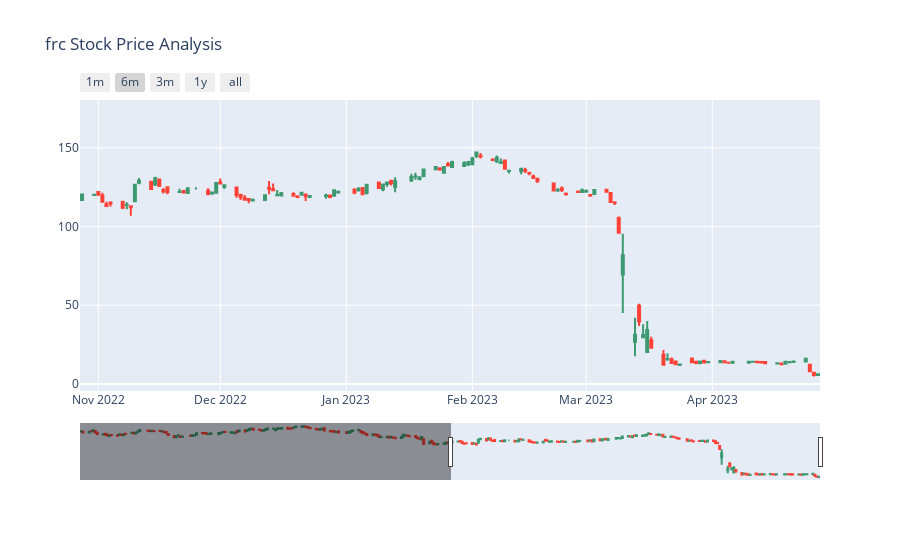

Notebook cell for this chart:
### Code cell
figure = go.Figure(data=[go.Candlestick(x=data["Date"],
                                        open=data["Open"], high=data["High"],
                                        low=data["Low"], close=data["Close"])])
figure.update_layout(title = f'{stock} Stock Price Analysis', xaxis_rangeslider_visible=True)
figure.update_xaxes(
    rangeselector=dict(
        buttons=list([
            dict(count=1, label="1m", step="month", stepmode="backward"),
            dict(count=6, label="6m", step="month", stepmode="backward"),
            dict(count=3, label="3m", step="month", stepmode="backward"),
            dict(count=1, label="1y", step="year", stepmode="backward"),
            dict(step="all")
        ])
    )
)
figure.show()

### Figure 1 — Plotly figure (JSON) as saved in the notebook; plotly's stock layout.template omitted (floating-point values rounded to 4 significant figures; data arrays with more than 128 entries replaced by an {"elided": "..."} marker saying what was removed)
{"data": [{"close": {"elided": "251 float values"}, "high": {"elided": "251 float values"}, "low": {"elided": "251 float values"}, "open": {"elided": "251 float values"}, "type": "candlestick", "x": {"elided": "251 str values"}}], "layout": {"autosize": true, "title": {"text": "frc Stock Price Analysis"}, "xaxis": {"autorange": false, "range": ["2022-10-27 12:00", "2023-04-27 12:00"], "rangeselector": {"buttons": [{"count": 1, "label": "1m", "step": "month", "stepmode": "backward"}, {"count": 6, "label": "6m", "step": "month", "stepmode": "backward"}, {"count": 3, "label": "3m", "step": "month", "stepmode": "backward"}, {"count": 1, "label": "1y", "step": "year", "stepmode": "backward"}, {"step": "all"}]}, "rangeslider": {"autorange": true, "range": ["2022-04-27 12:00", "2023-04-27 12:00"], "visible": true, "yaxis": {"_template": null, "rangemode": "match"}}, "type": "date"}, "yaxis": {"autorange": true, "range": [-4.481, 180.3]}}}
